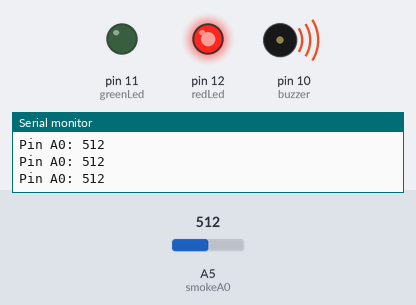
Bench run of a sketch on a simulated Arduino Uno, built with avr-gcc and run on an emulated ATmega328P. Parts: output pins drawn as LEDs (lit = HIGH), buzzer (waves = sounding, pin HIGH), the last lines printed to the serial monitor. Inputs (shaded band) come from the test bench; at power-on: A5 (smokeA0) = 512.

Above: at 1.2 s.
1.3 s: A5 (smokeA0) set to 128
2.8 s: A5 (smokeA0) set to 114
At 4.0 s:
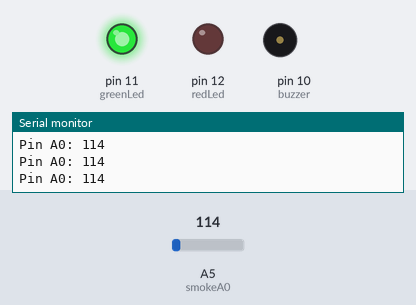
4.3 s: A5 (smokeA0) set to 122
At 5.4 s:
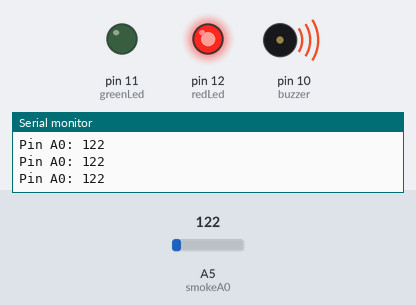
5.8 s: A5 (smokeA0) set to 0
At 6.7 s:
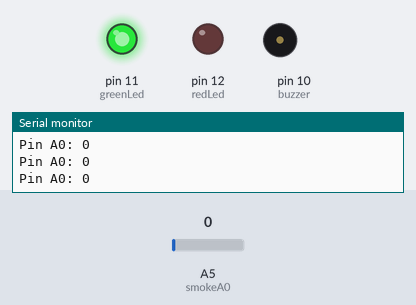
Timing chart, 0 to 8.3 s (numbered marks = the images above; inputs shaded):
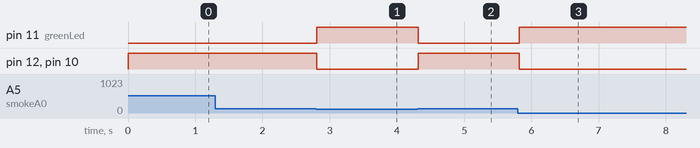

The sketch:

gas_leak_alert_security_alarm.ino
```cpp
int redLed = 12;
int greenLed = 11;
int buzzer = 10;
int smokeA0 = A5;

int sensorThres = 120;

void setup() {
  pinMode(redLed, OUTPUT);
  pinMode(greenLed, OUTPUT);
  pinMode(buzzer, OUTPUT);
  pinMode(smokeA0, INPUT);
  Serial.begin(9600);
}

void loop() {
  int analogSensor = analogRead(smokeA0);

  Serial.print("Pin A0: ");
  Serial.println(analogSensor);

  if (analogSensor > sensorThres)
  {
    digitalWrite(redLed, HIGH);
    digitalWrite(greenLed, LOW);
    digitalWrite(buzzer, HIGH);
  }
  else
  {
    digitalWrite(redLed, LOW);
    digitalWrite(greenLed, HIGH);
    digitalWrite(buzzer, LOW);
  }
  delay(100);
}
```

Measured:
- the behaviour switches between 121 and 120 on A5 (smokeA0) (found by bisection; images 0 and 1)
- after the input at 2.8 s, pin 11 (greenLed): LOW → HIGH at once; pin 12 (redLed), pin 10 (buzzer): HIGH → LOW at once
- after the input at 4.3 s, pin 11 (greenLed): HIGH → LOW at once; pin 12 (redLed), pin 10 (buzzer): LOW → HIGH at once
- after the input at 5.8 s, pin 11 (greenLed): LOW → HIGH at once; pin 12 (redLed), pin 10 (buzzer): HIGH → LOW at once
